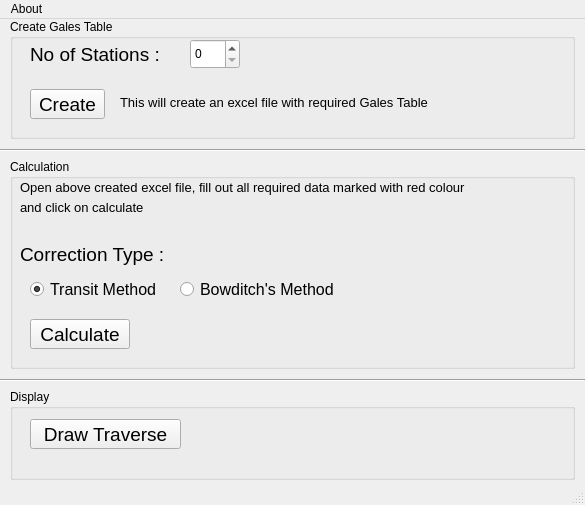
<?xml version="1.0" encoding="UTF-8"?>
<ui version="4.0">
 <class>MainWindow</class>
 <widget class="QMainWindow" name="MainWindow">
  <property name="geometry">
   <rect>
    <x>0</x>
    <y>0</y>
    <width>585</width>
    <height>505</height>
   </rect>
  </property>
  <property name="windowTitle">
   <string>MainWindow</string>
  </property>
  <property name="windowIcon">
   <iconset>
    <normaloff>../py game/tb.ico</normaloff>../py game/tb.ico</iconset>
  </property>
  <property name="styleSheet">
   <string notr="true"/>
  </property>
  <property name="tabShape">
   <enum>QTabWidget::Rounded</enum>
  </property>
  <widget class="QWidget" name="centralwidget">
   <widget class="QGroupBox" name="groupBox_2">
    <property name="geometry">
     <rect>
      <x>10</x>
      <y>140</y>
      <width>565</width>
      <height>210</height>
     </rect>
    </property>
    <property name="title">
     <string>Calculation</string>
    </property>
    <widget class="QLabel" name="label_3">
     <property name="geometry">
      <rect>
       <x>10</x>
       <y>20</y>
       <width>551</width>
       <height>16</height>
      </rect>
     </property>
     <property name="font">
      <font>
       <pointsize>10</pointsize>
      </font>
     </property>
     <property name="text">
      <string>Open above created excel file, fill out all required data marked with red colour</string>
     </property>
    </widget>
    <widget class="QPushButton" name="pushButton_2">
     <property name="geometry">
      <rect>
       <x>20</x>
       <y>160</y>
       <width>100</width>
       <height>30</height>
      </rect>
     </property>
     <property name="font">
      <font>
       <pointsize>14</pointsize>
      </font>
     </property>
     <property name="styleSheet">
      <string notr="true"/>
     </property>
     <property name="text">
      <string>Calculate</string>
     </property>
    </widget>
    <widget class="QLabel" name="label_4">
     <property name="geometry">
      <rect>
       <x>10</x>
       <y>40</y>
       <width>131</width>
       <height>16</height>
      </rect>
     </property>
     <property name="font">
      <font>
       <pointsize>10</pointsize>
      </font>
     </property>
     <property name="text">
      <string>and click on calculate</string>
     </property>
    </widget>
    <widget class="QLabel" name="label_5">
     <property name="geometry">
      <rect>
       <x>10</x>
       <y>80</y>
       <width>161</width>
       <height>31</height>
      </rect>
     </property>
     <property name="font">
      <font>
       <pointsize>14</pointsize>
      </font>
     </property>
     <property name="text">
      <string>Correction Type :</string>
     </property>
    </widget>
    <widget class="QRadioButton" name="radioButton">
     <property name="geometry">
      <rect>
       <x>20</x>
       <y>120</y>
       <width>130</width>
       <height>20</height>
      </rect>
     </property>
     <property name="font">
      <font>
       <pointsize>12</pointsize>
      </font>
     </property>
     <property name="text">
      <string>Transit Method</string>
     </property>
     <property name="checked">
      <bool>true</bool>
     </property>
    </widget>
    <widget class="QRadioButton" name="radioButton_2">
     <property name="geometry">
      <rect>
       <x>170</x>
       <y>120</y>
       <width>160</width>
       <height>20</height>
      </rect>
     </property>
     <property name="font">
      <font>
       <pointsize>12</pointsize>
      </font>
     </property>
     <property name="text">
      <string>Bowditch's Method</string>
     </property>
    </widget>
   </widget>
   <widget class="QGroupBox" name="groupBox_3">
    <property name="geometry">
     <rect>
      <x>10</x>
      <y>370</y>
      <width>565</width>
      <height>91</height>
     </rect>
    </property>
    <property name="title">
     <string>Display</string>
    </property>
    <widget class="QPushButton" name="pushButton_4">
     <property name="geometry">
      <rect>
       <x>20</x>
       <y>30</y>
       <width>151</width>
       <height>30</height>
      </rect>
     </property>
     <property name="font">
      <font>
       <pointsize>14</pointsize>
      </font>
     </property>
     <property name="styleSheet">
      <string notr="true"/>
     </property>
     <property name="text">
      <string>Draw Traverse</string>
     </property>
    </widget>
   </widget>
   <widget class="QGroupBox" name="groupBox">
    <property name="geometry">
     <rect>
      <x>10</x>
      <y>0</y>
      <width>565</width>
      <height>120</height>
     </rect>
    </property>
    <property name="title">
     <string>Create Gales Table</string>
    </property>
    <widget class="QSpinBox" name="spinBox">
     <property name="geometry">
      <rect>
       <x>180</x>
       <y>20</y>
       <width>50</width>
       <height>30</height>
      </rect>
     </property>
     <property name="styleSheet">
      <string notr="true"/>
     </property>
    </widget>
    <widget class="QPushButton" name="pushButton">
     <property name="geometry">
      <rect>
       <x>20</x>
       <y>70</y>
       <width>75</width>
       <height>30</height>
      </rect>
     </property>
     <property name="font">
      <font>
       <pointsize>14</pointsize>
      </font>
     </property>
     <property name="styleSheet">
      <string notr="true"/>
     </property>
     <property name="text">
      <string>Create</string>
     </property>
    </widget>
    <widget class="QLabel" name="label_2">
     <property name="geometry">
      <rect>
       <x>110</x>
       <y>75</y>
       <width>320</width>
       <height>16</height>
      </rect>
     </property>
     <property name="font">
      <font>
       <pointsize>10</pointsize>
      </font>
     </property>
     <property name="text">
      <string>This will create an excel file with required Gales Table</string>
     </property>
    </widget>
    <widget class="QLabel" name="label">
     <property name="geometry">
      <rect>
       <x>20</x>
       <y>20</y>
       <width>130</width>
       <height>30</height>
      </rect>
     </property>
     <property name="font">
      <font>
       <pointsize>14</pointsize>
      </font>
     </property>
     <property name="text">
      <string>No of Stations :</string>
     </property>
    </widget>
   </widget>
   <widget class="Line" name="line">
    <property name="geometry">
     <rect>
      <x>0</x>
      <y>130</y>
      <width>585</width>
      <height>3</height>
     </rect>
    </property>
    <property name="orientation">
     <enum>Qt::Horizontal</enum>
    </property>
   </widget>
   <widget class="Line" name="line_2">
    <property name="geometry">
     <rect>
      <x>0</x>
      <y>360</y>
      <width>585</width>
      <height>3</height>
     </rect>
    </property>
    <property name="orientation">
     <enum>Qt::Horizontal</enum>
    </property>
   </widget>
  </widget>
  <widget class="QMenuBar" name="menubar">
   <property name="geometry">
    <rect>
     <x>0</x>
     <y>0</y>
     <width>585</width>
     <height>21</height>
    </rect>
   </property>
   <widget class="QMenu" name="menuAbout">
    <property name="title">
     <string>About</string>
    </property>
    <addaction name="actionCreator"/>
    <addaction name="actionApp"/>
    <addaction name="actionContact"/>
   </widget>
   <addaction name="menuAbout"/>
  </widget>
  <widget class="QStatusBar" name="statusbar"/>
  <action name="actionCreator">
   <property name="text">
    <string>Creator</string>
   </property>
  </action>
  <action name="actionApp">
   <property name="text">
    <string>App</string>
   </property>
  </action>
  <action name="actionContact">
   <property name="text">
    <string>Contact</string>
   </property>
  </action>
  <action name="actionTerms_of_Services">
   <property name="text">
    <string>Terms of Services</string>
   </property>
  </action>
 </widget>
 <resources/>
 <connections/>
</ui>
